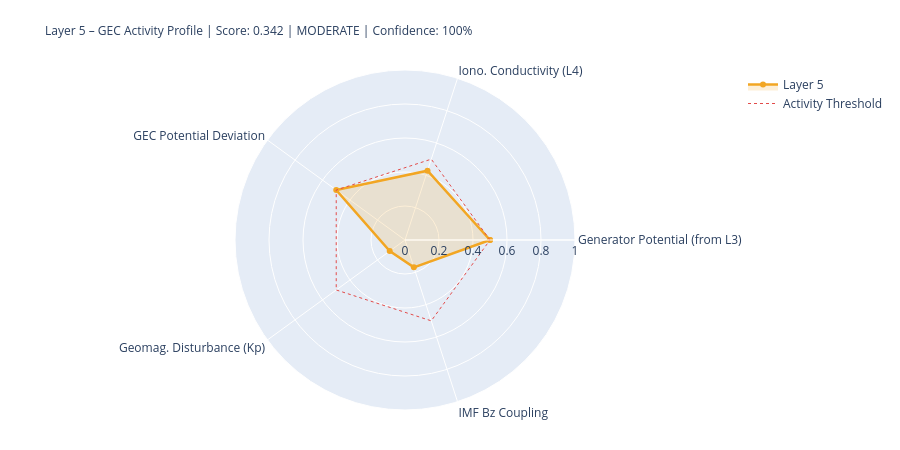

Source (notebook cell):
### Markdown cell above
---
## 5. State Assessment & Handoff to Layer 6

### Code cell
# ============================================================
# LAYER-5-SCORE
# ============================================================

# Components
# 1) Generator activity (Layer-3-driven)
gen_score = norm(generator_strength, 0.3, 2.0)
gen_src   = 'from_layer3' if l3_thunder_score is not None else 'estimated'

# 2) Ionospheric conductivity (Layer-4-driven)
iono_score = norm(iono_cond_factor, 0.7, 1.4)
iono_src   = 'from_layer4' if l4_ioniz is not None else 'estimated'

# 3) GEC potential deviation from reference
pot_score = norm(abs(delta_V_pct), 0, 30)  # 0 = at reference, 1 = 30% deviation
pot_src   = 'derived'

# 4) Geomagnetic disturbance (Kp) – modulates vertical currents
kp_score = norm(kp_val, 0, 9)
kp_src   = 'primary' if kp_now is not None else 'from_layer4'

# 5) IMF Bz coupling (southward = stronger M-I coupling → GEC influence)
bz_score = norm(-(bz_now or 0), -5, 30) if bz_now is not None else None
bz_src   = 'primary' if bz_now is not None else 'missing'

COMPONENTS = {
    'Generator Potential (from L3)':  {'score': gen_score,   'source': 'derived_from_layer3', 'dynamic': True},
    'Iono. Conductivity (L4)':      {'score': iono_score,  'source': iono_src, 'dynamic': True},
    'GEC Potential Deviation':      {'score': pot_score,   'source': pot_src,  'dynamic': True},
    'Geomag. Disturbance (Kp)':         {'score': kp_score,    'source': kp_src,   'dynamic': True},
    'IMF Bz Coupling':               {'score': bz_score,    'source': bz_src,   'dynamic': True},
}

available   = {k: v['score'] for k, v in COMPONENTS.items() if v['score'] is not None}
unavailable = [k for k, v in COMPONENTS.items() if v['score'] is None]
layer5_score = round(sum(available.values()) / len(available), 4) if available else None
confidence   = round(len(available) / len(COMPONENTS), 2)
level = ('unknown' if layer5_score is None
         else 'quiet'   if layer5_score < 0.3
         else 'moderate' if layer5_score < 0.6
         else 'active')
dominant_l5 = max(available, key=available.get) if available else 'none'

# Kp consistency: separate 1-min raw value from score value
kp_1m_raw   = kp_now          # directly from API (can be 0.0 during live measurement)
kp_for_score = kp_val          # from Layer-0 context or estimated value if needed
kp_score_src = kp_src

W = 68
print('=' * W)
print('LAYER 5 – GLOBAL ELECTRIC CIRCUIT – STATE ASSESSMENT')
print('=' * W)
for name, comp in COMPONENTS.items():
    s = comp['score']
    if s is not None:
        bar = '█' * int(s*20) + '░' * (20-int(s*20))
        print(f'  {name:<34} {bar}  {s:.3f}  [{comp["source"]}]')
    else:
        print(f'  {name:<34} {"─"*20}  n/a   [missing]')
print('-' * W)
print(f'  Score:         {layer5_score:.3f}  ({len(available)}/{len(COMPONENTS)} components)')
print(f'  Confidence:    {confidence:.0%}')
print(f'  Level:         {level.upper()}')
print(f'  Dominant:      {dominant_l5}')
print(f'  V_iono:        {V_iono_mod:.1f} kV  (Δ {delta_V_pct:+.1f}% vs. Ref)')
print(f'  I_total:       {I_total_mod:.1f} A   (Δ {delta_I_pct:+.1f}% vs. Ref)')
print('=' * W)

# Radar
cats   = list(available.keys())
vals_r = list(available.values())
if len(cats) >= 3:
    fig = go.Figure()
    fig.add_trace(go.Scatterpolar(
        r=vals_r + [vals_r[0]], theta=cats + [cats[0]],
        fill='toself', fillcolor='rgba(242,166,35,0.18)',
        line=dict(color='#F2A623', width=2.5), name='Layer 5'
    ))
    fig.add_trace(go.Scatterpolar(
        r=[0.5]*(len(cats)+1), theta=cats+[cats[0]],
        line=dict(color='#E24B4A', dash='dot', width=1),
        mode='lines', name='Activity Threshold'
    ))
    fig.update_layout(
        title=dict(
            text=f'Layer 5 – GEC Activity Profile | Score: {layer5_score:.3f} | {level.upper()} | Confidence: {confidence:.0%}',
            font=dict(size=12)
        ),
        polar=dict(radialaxis=dict(visible=True, range=[0,1])),
        height=450, showlegend=True,
        margin=dict(l=80, r=80, t=70, b=40)
    )
    fig.show()

### Figure 1 — Plotly figure (JSON) as saved in the notebook; plotly's stock layout.template omitted (floating-point values rounded to 4 significant figures)
{"data": [{"fill": "toself", "fillcolor": "rgba(242,166,35,0.18)", "line": {"color": "#F2A623", "width": 2.5}, "name": "Layer 5", "r": [0.5, 0.4287, 0.5, 0.1111, 0.1689, 0.5], "theta": ["Generator Potential (from L3)", "Iono. Conductivity (L4)", "GEC Potential Deviation", "Geomag. Disturbance (Kp)", "IMF Bz Coupling", "Generator Potential (from L3)"], "type": "scatterpolar"}, {"line": {"color": "#E24B4A", "dash": "dot", "width": 1}, "mode": "lines", "name": "Activity Threshold", "r": [0.5, 0.5, 0.5, 0.5, 0.5, 0.5], "theta": ["Generator Potential (from L3)", "Iono. Conductivity (L4)", "GEC Potential Deviation", "Geomag. Disturbance (Kp)", "IMF Bz Coupling", "Generator Potential (from L3)"], "type": "scatterpolar"}], "layout": {"height": 450, "margin": {"b": 40, "l": 80, "r": 80, "t": 70}, "polar": {"radialaxis": {"range": [0, 1], "visible": true}}, "showlegend": true, "title": {"font": {"size": 12}, "text": "Layer 5 – GEC Activity Profile | Score: 0.342 | MODERATE | Confidence: 100%"}}}
